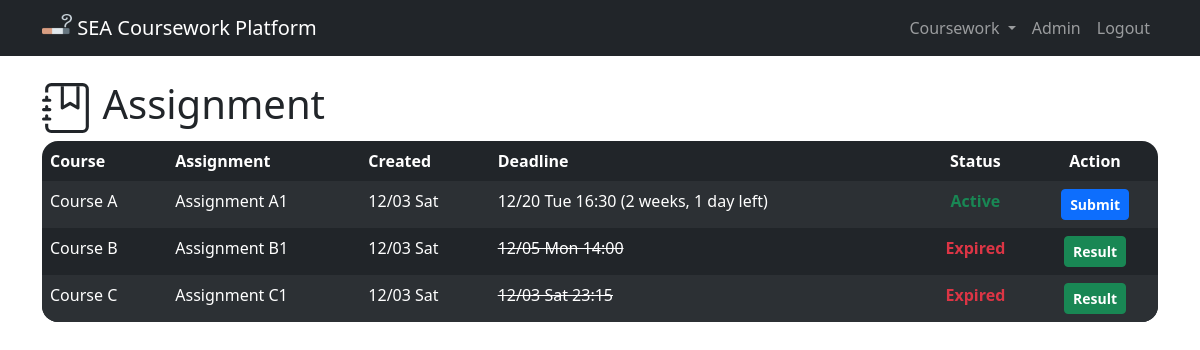
Page / (signed in) on the committed database.
### coursework/models.py (models this page shows, shortened)
class User(AbstractUser):
    STATUS = (
        ("Student", "Student"),
        ("Teaching Assistant", "Teaching Assistant"),
        ("Teacher", "Teacher")
    )
    status = models.CharField(
        max_length=18,
        choices=STATUS,
        default="Student"
    )
    is_email_verified = models.BooleanField(default=False)
    class Meta:
        ordering = ["username"]

class Assignment(models.Model):
    coursework = models.ForeignKey(
        Coursework,
        on_delete=models.PROTECT,
        related_name="assignment"
    )
    title = models.CharField(max_length=128)
    created_on = models.DateTimeField(auto_now_add=True)
    deadline = models.DateTimeField()
    def __str__(self):
        return self.title
    @property
    def is_expired(self):
        return timezone.now() > self.deadline
    class Meta:
        ordering = [
            "coursework",
            "-created_on"
        ]

class Coursework(models.Model):
    course = models.OneToOneField(
        Course,
        on_delete=models.PROTECT,
        unique=True,
        related_name="coursework_name"
    )
    taken_person = models.ManyToManyField(
        User,
        blank=True,
        related_name="coursework_taken"
    )
    def __str__(self):
        return self.course.name
    class Meta:
        ordering = ["course"]

class Course(models.Model):
    name = models.CharField(max_length=60)
    def __str__(self):
        return self.name
    class Meta:
        ordering = ["name"]

### coursework/views.py (the view)
# urls.py: path("", views.index, name="index"),
@login_required
def index(request):
    return render(request, "coursework/index.html", {
        "assignments": Assignment.objects.filter(
            coursework__taken_person=request.user
        )
    })

### coursework/templates/coursework/index.html (shortened to what this page needs)
{% extends "coursework/layout.html" %}
{% block body %}
<h1>
  Assignment
</h1>
<table class="table table-dark table-striped table-hover table-borderless">
  <thead>
    <tr>
      <th scope="col">Course</th>
      <th scope="col">Assignment</th>
      <th scope="col">Created</th>
      <th scope="col">Deadline</th>
      <th scope="col" class="text-center">Status</th>
      <th scope="col" class="text-center">Action</th>
    </tr>
  </thead>
  <tbody>
    {% for assignment in assignments %}
    <tr>
      <td>{{ assignment.coursework }}</td>
      <td>{{ assignment }}</td>
      <td>{{ assignment.created_on|date:'n/d D' }}</td>
      <td class="{% if assignment.is_expired %}text-decoration-line-through{% endif %}">
        {{ assignment.deadline|date:'n/d D G:i' }}
        {% if not assignment.is_expired %}
        ({{ assignment.deadline|timeuntil }} left)
        {% endif %}
      </td>
      <td class="text-center">
        {% if assignment.is_expired %}
        <div class="text-danger fw-bold">Expired</div>
        {% else %}
        <div class="text-success fw-bold">Active</div>
        {% endif %}
      </td>
      <td class="text-center">
      {% if assignment.is_expired %}
        {% if user.status == "Student" %}
        <a href="{% url 'view_submit_result' assignment.coursework.id assignment.id %}"
          class="btn btn-success btn-sm fw-bold">
          View
        </a>
        {% else %}
        <form action="{% url 'assignment_result' %}" method="post">
          <button type="submit" class="btn btn-success btn-sm fw-bold">
            Result
          </button>
        </form>
        {% endif %}
      {% else %}
        <a href="{% url 'submit_assignment' assignment.coursework.id assignment.id %}"
          class="btn btn-primary btn-sm fw-bold">
          Submit
        </a>
      {% endif %}
      </td>
    </tr>
    {% empty %}
    <tr>
      <td colspan="6">No assignment at the moment...</td>
    </tr>
    {% endfor %}
  </tbody>
</table>
{% endblock %}

### coursework/templates/coursework/layout.html (shortened to what this page needs)
{% load static %}
<!DOCTYPE html>
<html lang="en">
<head>
  <link href="https://cdn.jsdelivr.net/npm/bootstrap@5.2.3/dist/css/bootstrap.min.css" rel="stylesheet"
>
  <link rel="stylesheet" href="{% static 'coursework/styles.css' %}">
</head>
<body>
  <nav class="navbar navbar-expand-lg navbar-dark bg-dark fixed-top">
    <div class="container">
      <a class="navbar-brand" href="{% url 'index' %}">
        <img src="{% static 'coursework/favicon.ico' %}" alt="Logo" width="30" height="24"
          class="d-inline-block align-text-top">
        SEA Coursework Platform
      </a>
      <div class="collapse navbar-collapse" id="navbarSupportedContent">
        <ul class="navbar-nav">
          {% if user.is_authenticated %}
          <li class="nav-item dropdown">
            <a class="nav-link dropdown-toggle" href="#" role="button" data-bs-toggle="dropdown" aria-expanded="false">
              Coursework
            </a>
          </li>
          <li class="nav-item"><a class="nav-link" href="#">{{ user.last_name }}{{ user.first_name }}</a></li>
          <li class="nav-item"><a class="nav-link" href="{% url 'logout' %}">Logout</a></li>
          {% else %}
          <li class="nav-item"><a class="nav-link" href="{% url 'register' %}">Register</a></li>
          <li class="nav-item"><a class="nav-link" href="{% url 'login' %}">Login</a></li>
          {% endif %}
        </ul>
      </div>
    </div>
  </nav>
  <div class="container dodge-nav">
    {% block body %}
    {% endblock %}
  </div>
</body>
</html>

### coursework/static/coursework/styles.css (style rules this page uses)
.dodge-nav { margin-top: 5rem; }
th:first-child { border-top-left-radius: 1rem; }
th:last-child { border-top-right-radius: 1rem; }
tr:last-child td:first-child { border-bottom-left-radius: 1rem; }
tr:last-child td:last-child { border-bottom-right-radius: 1rem; }

### rows in the picture
User: last_name "Ad", first_name "min"
Assignment: coursework "Course A", title "Assignment A1", created_on "12/03 Sat", deadline "12/20 Tue 16:30", deadline "2 weeks, 1 day", shows "Active", shows "Submit"
Assignment: coursework "Course B", title "Assignment B1", created_on "12/03 Sat", deadline "12/05 Mon 14:00", shows "Expired"
Assignment: coursework "Course C", title "Assignment C1", created_on "12/03 Sat", deadline "12/03 Sat 23:15", shows "Expired"
